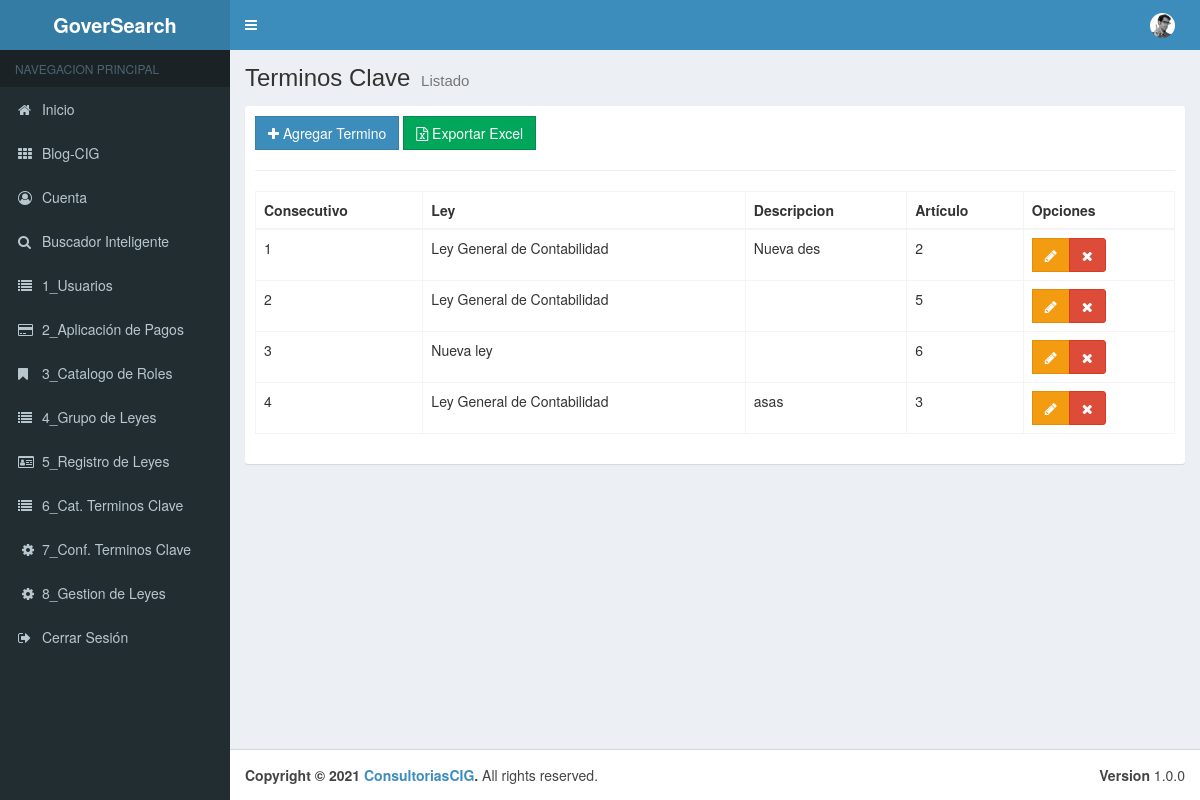
Page /00_Menu/cTer_Clave on the earlier database version.
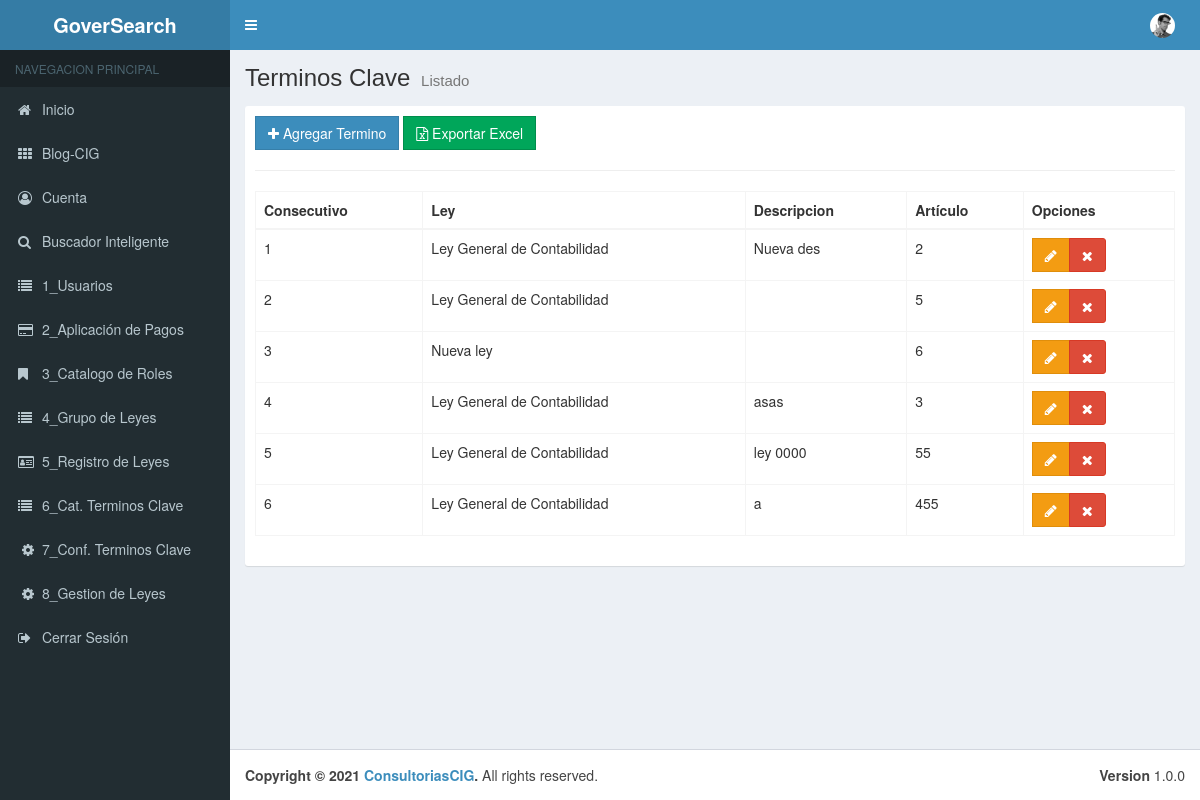
Same page on the later database version.
### tables this page shows
CREATE TABLE `tbl_ter_clave` (
  `pk_Datos_ley` int(11) NOT NULL,
  `Termino_Clave_pk` int(11) NOT NULL,
  `Ley_pk` int(11) NOT NULL,
  `Articulo` int(11) NOT NULL,
  `Descripcion` varchar(100) DEFAULT NULL,
  `Estado` bit(1) NOT NULL
);

CREATE TABLE `tbl_leyes` (
  `pk_Datos_Ley` int(11) NOT NULL,
  `Nombre_de_Ley` varchar(50) NOT NULL,
  `Grupo_pk` int(11) NOT NULL,
  `Estado` bit(1) NOT NULL
);

### application/controllers/00_Menu/cTer_Clave.php (called while the page is built, shortened)
<?php
class cTer_Clave extends CI_Controller {
	public function __construct(){
		$this->load->model("Ter_Clave_Model");
		$this->load->model("Claves_Model");
		$this->load->model("Reg_Leyes_Model");
	}
	public function index()
	{
		$data = array(
			'terminos' =>$this->Ter_Clave_Model->getTermino(),
	   );
		$this->load->view("layouts/header");
		$this->load->view("layouts/aside");
		$this->load->view("admin/01_Menu/vTer_Clave/list", $data);
		$this->load->view("layouts/footer");
	}
}

### index.php (called while the page is built, shortened)
<?php
require_once BASEPATH.'core/CodeIgniter.php';

### application/models/Ter_Clave_Model.php (called while the page is built, shortened)
<?php
class Ter_Clave_Model extends CI_Model {
    public function getTermino(){
        $this->db->select("t.* ,c.Termino_Clave as termino");
        $this->db->select("t.* ,l.Nombre_de_Ley as ley");
        $this->db->from("tbl_ter_clave t");
        $this->db->join("tbl_claves c", "t.Termino_Clave_pk = c.pk_Ter_Clave");
        $this->db->join("tbl_leyes l", "t.Ley_pk = l.pk_Datos_Ley");
        $this->db->where("t.Estado","1");
        $resultados = $this->db->get();
        return $resultados->result();
    }
}

### application/views/admin/01_Menu/vTer_Clave/list.php (the view)
<div class="content-wrapper">
    <section class="content-header">
        <h1>
        Terminos Clave
        <small>Listado</small>
        </h1>
    </section>
    <section class="content">
        <div class="box box-solid">
            <div class="box-body">
                <div class="row">
                        <div class="col-md-12">
                            <a href="<?php echo base_url();?>00_Menu/cTer_Clave/add" class="btn btn-primary btn-flat"><span class="fa fa-plus"></span> Agregar Termino</a>
                            <a href="<?php echo base_url();?>00_Menu/cReg_Leyes/add" class="btn btn-success btn-flat"><span class="fa fa-file-excel-o"></span> Exportar Excel</a>
                        </div>
                    </div>
                    <hr>
                    <div class="row">
                        <div class="col-md-12">
                            <table id="example1" class="table table-bordered table-hover">
                                <thead>
                                <tr>
                                    <th>Consecutivo</th>
                                    <th>Ley</th>
                                    <th>Descripcion</th>
                                    <th>Artículo</th>
                                    <th>Opciones</th>
                                    </tr>
                                </thead>
                                <tbody>
                                    <?php if(!empty($terminos)):?>
                                        <?php foreach($terminos as $termino):?>
                                            <tr>
                                                <td><?php echo $termino->pk_Datos_ley;?></td>
                                                <td><?php echo $termino->ley;?></td>
                                                <td><?php echo $termino->Descripcion;?></td>
                                                <td><?php echo $termino->Articulo;?></td>
                                                <td>
                                                    <div class="btn-group">
                                                        <a href="<?php echo base_url()?>00_Menu/cTer_Clave/edit/<?php echo $termino->pk_Datos_ley;?>" class="btn btn-warning btn-flat"><span class="fa fa-pencil"></span></a>
                                                        <a href="<?php echo base_url();?>00_Menu/cTer_Clave/delete/<?php echo $termino->pk_Datos_ley;?>" class="btn btn-danger btn-remove"><span class="fa fa-remove"></span></a>
                                                    </div>
                                                </td>
                                            </tr>
                                        <?php endforeach;?>
                                    <?php endif;?>
                                </tbody>
                            </table>
                        </div>
                    </div>
            </div>
        </div>
    </section>
</div>

### application/views/layouts/header.php (shortened to what this page needs)
<!DOCTYPE html>
<html lang="es">
<head>
    <link rel="stylesheet" href="<?php echo base_url();?>assets/template/bootstrap/css/bootstrap.min.css">
    <link rel="stylesheet" href="<?php echo base_url();?>assets/template/datatables.net-bs/css/dataTables.bootstrap.min.css">
    <link rel="stylesheet" href="<?php echo base_url();?>assets/template/font-awesome/css/font-awesome.min.css">
    <link rel="stylesheet" href="<?php echo base_url();?>assets/template/dist/css/AdminLTE.min.css">
    <link rel="stylesheet" href="<?php echo base_url();?>assets/template/dist/css/skins/_all-skins.min.css">
</head>
<body class="hold-transition skin-blue sidebar-mini">
    <div class="wrapper">
        <header class="main-header">
            <a href="<?php echo base_url();?>" class="logo">
                <span class="logo-lg"><b>GoverSearch</b></span>
            </a>
            <nav class="navbar navbar-static-top">
                <a href="#" class="sidebar-toggle" data-toggle="push-menu" role="button">
                </a>
                <div class="navbar-custom-menu">
                    <ul class="nav navbar-nav">
                        <li class="dropdown user user-menu">
                            <a href="#" class="dropdown-toggle" data-toggle="dropdown">
                                <img src="<?php echo base_url()?>assets/template/dist/img/user2-160x160.jpg" class="user-image" alt="User Image">
                            </a>
                        </li>
                    </ul>
                </div>
            </nav>
        </header>

### application/views/layouts/aside.php
<aside class="main-sidebar">
    <section class="sidebar">
        <ul class="sidebar-menu" data-widget="tree">
            <li class="header">NAVEGACION PRINCIPAL</li>
            <li>
                <a href="<?php echo base_url();?>">
                    <i class="fa fa-home"></i> <span>Inicio</span>
                </a>
            </li>
                <li class="treeview">
                    <li>
                        <a href="<?php echo base_url();?>00_Menu/cBlog"><i class="fa fa-th"></i> <span>Blog-CIG</span>
                        </a>
                    </li>
                </li>
                <li class="treeview">
                    <li>
                    <a href="<?php echo base_url();?>00_Menu/cCuenta"><i class="fa fa-user-circle-o"></i> <span>Cuenta</span></a>
                    </li>
                </li>
            <li class="treeview">
                    <li>
                    <a href="<?php echo base_url();?>00_Menu/cBuscador"><i class="fa fa-search"></i><span> Buscador Inteligente</span></a>
                    </li>
                </li>
            <li class="treeview">
                    <li>
                    <a href="<?php echo base_url();?>00_Menu/cUsuarios"><i class="fa fa-list"></i><span> 1_Usuarios</span> </a>
                    </li>
                </li>
            <li class="treeview">
                    <li>
                    <a href="<?php echo base_url();?>00_Menu/cPagos"><i class="fa fa-credit-card"></i><span> 2_Aplicación de Pagos</span></a>
                    </li>
                </li>
            <li class="treeview">
                    <li>
                    <a href="<?php echo base_url();?>00_Menu/cRoles"><i class="fa fa-bookmark"></i><span> 3_Catalogo de Roles</span></a>
                    </li>
                </li>
            <li class="treeview">
                    <li>
                    <a href="<?php echo base_url();?>00_Menu/cGrupo_Leyes"><i class="fa fa-list"></i><span> 4_Grupo de Leyes</span></a>
                    </li>
                </li>
            <li class="treeview">
                    <li>
                    <a href="<?php echo base_url();?>00_Menu/cReg_Leyes"><i class="fa fa-id-card-o"></i><span> 5_Registro de Leyes</span></a>
                    </li>
                </li>
            <li class="treeview">
                    <li>
                    <a href="<?php echo base_url();?>00_Menu/cClaves"><i class="fa fa-list"></i><span> 6_Cat. Terminos Clave</span></a>
                    </li>
                </li>
            <li class="treeview">
                    <li>
                    <a href="<?php echo base_url();?>00_Menu/cTer_Clave"><i class="fa fa-cog fa-spin fa-fw"></i><span> 7_Conf. Terminos Clave</span></a>
                    </li>
                </li>
            <li class="treeview">
                    <li>
                    <a href="<?php echo base_url();?>00_Menu/cGestion"><i class="fa fa-cog fa-spin fa-fw"></i><span> 8_Gestion de Leyes</span></a>
                    </li>
                </li>
            <li class="treeview">
                    <li>
                    <a href="<?php echo base_url();?>auth/logout"><i class="fa fa-sign-out"></i><span> Cerrar Sesión</span></a>
                    </li>
            </li>
        </ul>
    </section>
</aside>

### application/views/layouts/footer.php (shortened to what this page needs)
<footer class="main-footer">
            <div class="pull-right hidden-xs">
                <b>Version</b> 1.0.0
            </div>
            <strong>Copyright &copy; 2021 <a href="https://consultorescig.mx/">ConsultoriasCIG</a>.</strong> All rights
            reserved.
        </footer>
    </div>
</body>
</html>

Differences in the rows shown:
added tbl_ter_clave: pk_Datos_ley "5", Ley_pk.Nombre_de_Ley "Ley General de Contabilidad", Descripcion "ley 0000", Articulo "55"
added tbl_ter_clave: pk_Datos_ley "6", Ley_pk.Nombre_de_Ley "Ley General de Contabilidad", Descripcion "a", Articulo "455"
